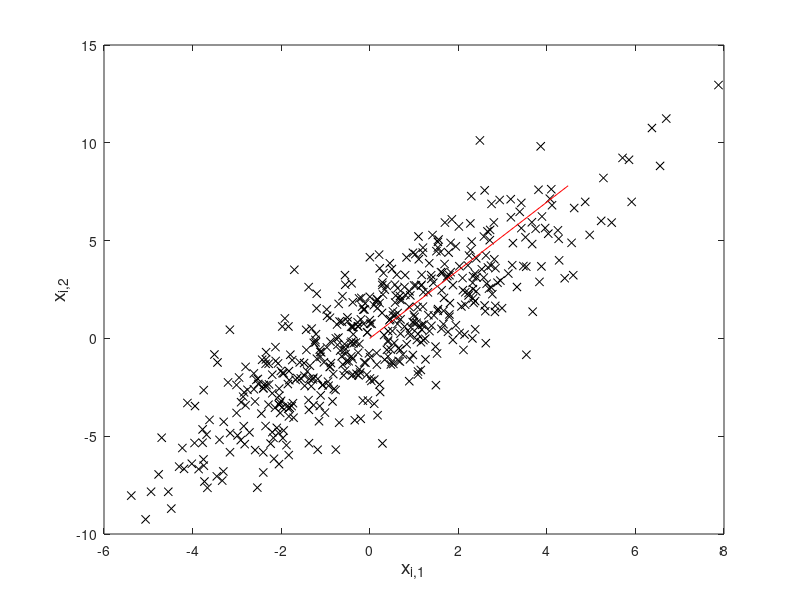
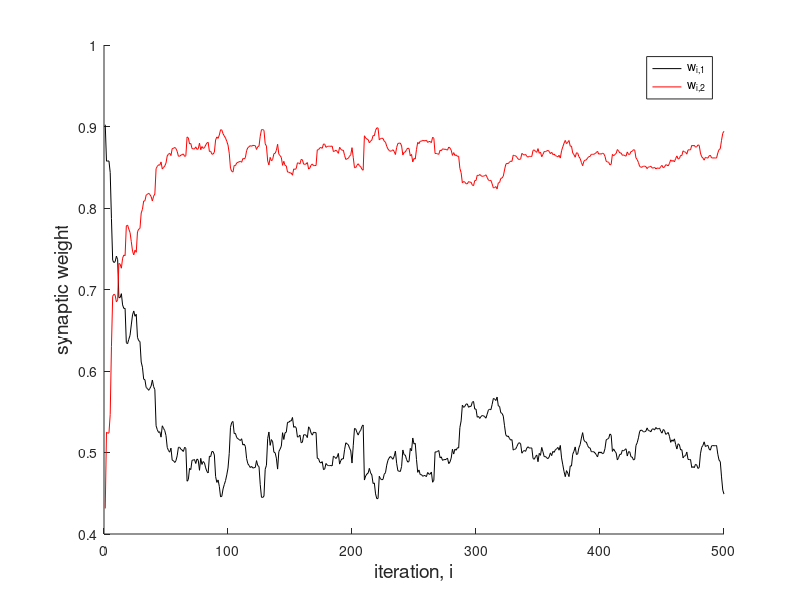

The MATLAB source for these figures, in order:
%
% Gabbiani & Cox, Mathematics for Neuroscientists
%
%  ojasim.m
%
%  A two-dimensional example of Oja's rule
%

%rotation matrix
phi = 30; %degrees
phir = (pi/180)*phi;
rmat = [cos(phir) sin(phir);-sin(phir) cos(phir)];

%make sure we got the right matrix
x = [0; 1];
y = rmat*x;
%figure; plot([0 y(1)],[0 y(2)],'g');
%title('direction of first pca')

%generate 2-d random gaussian variables with 1st pca at 45 deg
%from horizontal
n_iter = 500;
vrndx = normrnd(0,1,1,n_iter);
vrndy = normrnd(0,4,1,n_iter);
vrnd = [vrndx;vrndy];
vrot = rmat*vrnd;
figure(1); plot(vrot(1,:),vrot(2,:),'kx');
hold on;
%plot(4*[0 y(1)],4*[0 y(2)],'r');
%title('random data and direction of pca1');

C = (vrot*vrot')/(n_iter-1);    % The Correlation matrix
[V,D] = eig(C);
d = diag(D);
[md,ind] = max(d);
x = V(:,ind);			% Its principal eigenvector
plot(9*[0 x(1)],9*[0 x(2)],'r');
xlabel('x_{i,1}','fontsize',14)
ylabel('x_{i,2}','fontsize',14)

%intial weight, normalized
w = zeros(2,n_iter);
w(:,1) = rand(2,1);
w(:,1) = w(:,1)/sqrt(w(:,1)'*w(:,1));

figure(2) 

%carry out the iterative oja algorithm
for i = 1:n_iter-1
    a = vrot(:,i);
    b = w(:,i)'*a;
    w(:,i+1) = w(:,i) + (1/(i+200))*b*(a-b*w(:,i));
end
t = 1:n_iter;
plot(t,w(1,:),'k',t,w(2,:),'r')
hold on
xlabel('iteration, i','fontsize',14)
ylabel('synaptic weight','fontsize',14)
legend('w_{i,1}','w_{i,2}','location','best')
box off

%plot final result
%plot(n_iter,w(1),'ko',n_iter,w(2),'ro');

%plot true direction
%plot(n_iter,y(1),'k*',n_iter,y(2),'r*');
%hold off
